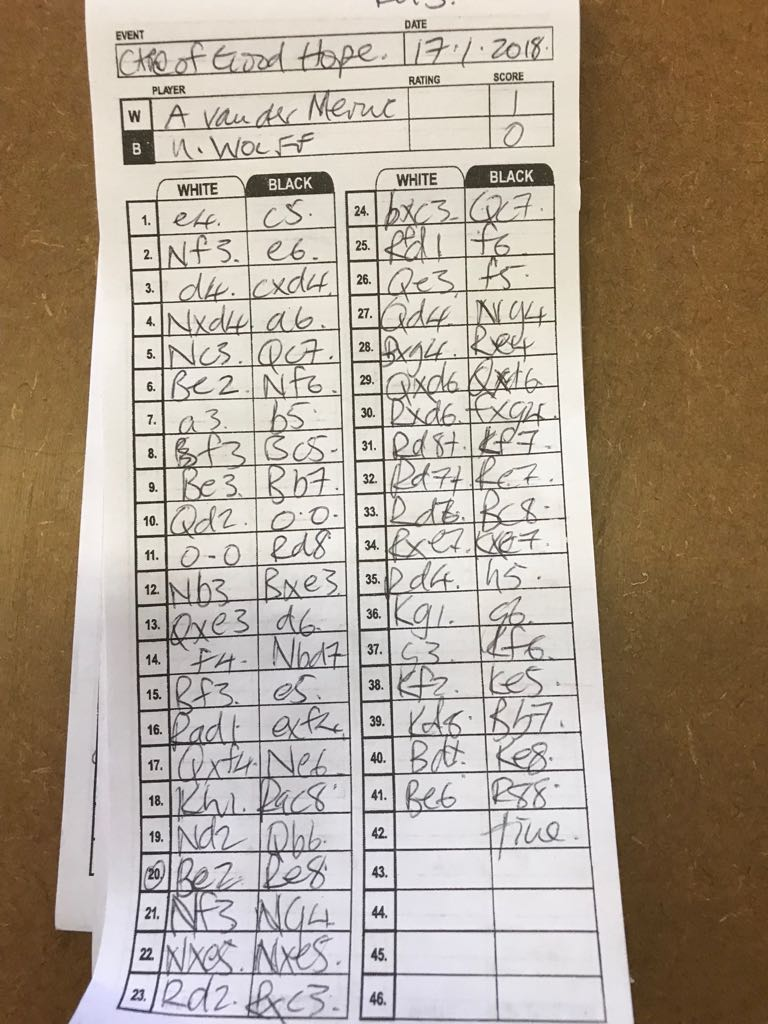
#> input picture images/ExampleC.jpeg, 768 x 1024 px; its folder holds only this picture in this run
$ python -i preprocessing.py   (imports and definitions only)   (older library calls are emulated)
#> lines starting #> are read from the running program, lines starting #| are printed output that depends on the picture; after the words box and inside, x2 and y2 are one past the last pixel; in counts of white or black regions, pixels touching at a corner belong together
# cropImageToTextPortion adapted from http://www.danvk.org/2015/01/07/finding-blocks-of-text-in-an-image-using-python-opencv-and-numpy.html
# All methods and functions that have to do with preprocessing the image
from PIL import Image
from convertPDFtoJpeg import convertImage
import argparse
import os
from pathlib import Path
import cv2
import numpy as nump
from scipy.ndimage.filters import rank_filter


def startImagePreprocessing():
    getImage()
    return


def getImage():
    agp = argparse.ArgumentParser()
    agp.add_argument("-i", "--image", required=True,
                     help="Enter image -i --image where --image is your image")
    argument = vars(agp.parse_args())
    # If it is a pdf document
    if (argument["image"].endswith(".pdf")):
        pdf = argument["image"]
        convertImage(pdf)
        pathname = "images/"
        directory = os.fsencode(pathname)
        for file in os.listdir(directory):
            filename = os.fsdecode(file)
            if filename.endswith(".jpg"):
                png = filename.replace('.jpg', '.png')
                # Crop to the table
                cropPdfToTable("images/" + filename, "images/" + png)
                image = cv2.imread("images/" + png)
                grey_image = greyscaleImage(image)
                image_resize = cv2.resize(
                    grey_image, None, fx=0.25, fy=0.25, interpolation=cv2.INTER_LINEAR)
                cv2.imshow("Grey scale image", image_resize)
                cv2.waitKey(0)

                C_A_image = contrastAdjustImage(grey_image)
                image_resize = cv2.resize(
                    C_A_image, None, fx=0.25, fy=0.25, interpolation=cv2.INTER_LINEAR)
                cv2.imshow("Contrast Adjusted image", image_resize)
                cv2.waitKey(0)

                smoothed_image = smoothingImage(C_A_image)
                image_resize = cv2.resize(
                    smoothed_image, None, fx=0.25, fy=0.25, interpolation=cv2.INTER_LINEAR)
                cv2.imshow("Smoothed Image", image_resize)
                cv2.waitKey(0)

                thresh_image = threshholdImage(smoothed_image)
                image_resize = cv2.resize(
                    thresh_image, None, fx=0.25, fy=0.25, interpolation=cv2.INTER_LINEAR)
                cv2.imshow("Threshold Image", image_resize)
                cv2.waitKey(0)

                sharp_image = sharpenImage(thresh_image)
                image_resize = cv2.resize(
                    sharp_image, None, fx=0.25, fy=0.25, interpolation=cv2.INTER_LINEAR)
                cv2.imshow("Sharpened Image", image_resize)
                cv2.waitKey(0)

                writeImageToDisk(sharp_image, "images/" + png)
                final_skew__image = imageSkewNormalization("images/" + png)
                image_resize = cv2.resize(
                    final_skew__image, None, fx=0.25, fy=0.25, interpolation=cv2.INTER_LINEAR)
                cv2.imshow("Skew Normalized Image", image_resize)
                cv2.waitKey(0)

                writeImageToDisk(final_skew__image, "images/" + png)

                final_image = removePixels("images/" + png)
                image_resize = cv2.resize(
                    final_image, None, fx=0.25, fy=0.25, interpolation=cv2.INTER_LINEAR)
                cv2.imshow("Pixels Removed", image_resize)
                cv2.waitKey(0)

                writeImageToDisk(final_image, "images/" + png)
        return
        # [34 lines of commented-out code are left out]
    else:
        jpg = argument["image"]
        cropImageToTable(jpg)
# [17 lines of commented-out code are left out]


# [16 lines left out: functions sharpenImage, contrastAdjustImage, not called in this run]


def greyscaleImage(image):
    grey_image = cv2.cvtColor(image, cv2.COLOR_BGR2GRAY)
    return grey_image


# [71 lines left out: functions smoothingImage, threshholdImage, writeImageToDisk, imageSkewNormalization, not called in this run]


def scaleImage(image, dimension=2048):

    # Gets the width and height of the image
    width, height = image.size

    # Return if scale is already 1 or smaller
    if max(width, height) <= dimension:
        return 1.0, image
    else:
        # Get scale value and rescale image
        scale = 1.0 * dimension / max(width, height)
        scaled_image = image.resize(
            (int(width * scale), int(height * scale)), Image.ANTIALIAS)
        return scale, scaled_image


def dilateForComponents(edges, val, iterations):
    kernel = nump.zeros((val, val), dtype=nump.uint8)
    kernel[(val - 1) // 2, :] = 1
    dilated_image = cv2.dilate(edges / 255, kernel, iterations=iterations)

    kernel = nump.zeros((val, val), dtype=nump.uint8)
    kernel[:, (val - 1) // 2] = 1
    dilated_image = cv2.dilate(dilated_image, kernel, iterations=iterations)

    return dilated_image


def findComponents(edges):
    # dilate image and return contours of components
    count = 17
    n = 1
    while count > 16:
        n += 1
        dilated_image = dilateForComponents(edges, val=3, iterations=n)
        dilated_image = nump.uint8(dilated_image)
        contours, hierarchy = cv2.findContours(
            dilated_image, cv2.RETR_TREE, cv2.CHAIN_APPROX_SIMPLE)
        count = len(contours)
    return contours


def BoxContoursInfo(contours, edges):
    contour_box = []
    for i in contours:
        x, y, w, h = cv2.boundingRect(i)
        contour_image = nump.zeros(edges.shape)
        cv2.drawContours(contour_image, [i], 0, 255, -1)

        contour_box.append({
            'x1': x,
            'y1': y,
            'x2': x + w - 1,
            'y2': y + h - 1,
            'sum': nump.sum(edges * (contour_image > 0))/255
        })
    return contour_box


def cropArea(image):
    x1, y1, x2, y2 = image
    return max(0, x2 - x1) * max(0, y2 - y1)


def findBestComponentSubset(contours, edges):

    contour_box = BoxContoursInfo(contours, edges)
    contour_box.sort(key=lambda x: -x['sum'])
    total = nump.sum(edges) / 255
    area = edges.shape[0] * edges.shape[1]

    cont = contour_box[0]
    del contour_box[0]
    crop = cont['x1'], cont['y1'], cont['x2'], cont['y2']
    covered_sum = cont['sum']

    while covered_sum < total:
        changed = False
        recall = 1.0 * covered_sum / total
        prec = 1 - 1.0 * cropArea(crop) / area
        f1 = 2 * (prec * recall / (prec + recall))

        for i, c in enumerate(contour_box):
            this_crop = c['x1'], c['y1'], c['x2'], c['y2']
            x11, y11, x21, y21 = crop
            x12, y12, x22, y22 = this_crop
            new_crop = min(x11, x12), min(
                y11, y12), max(x21, x22), max(y21, y22)
            new_sum = covered_sum + c['sum']
            new_recall = 1.0 * new_sum / total
            new_prec = 1 - 1.0 * cropArea(new_crop) / area
            new_f1 = 2 * new_prec * new_recall / (new_prec + new_recall)
            remaining_frac = c['sum'] / (total - covered_sum)
            new_area_frac = 1.0 * cropArea(new_crop) / cropArea(crop) - 1

            if new_f1 > f1 or (remaining_frac > 0.25 and new_area_frac < 0.15):
                crop = new_crop
                covered_sum = new_sum
                del contour_box[i]
                changed = True
                break

        if not changed:
            break

    return crop


def cropInBorder(crop, pad_px, bx1, by1, bx2, by2):
    x1, y1, x2, y2 = crop
    x1 = max(x1 - pad_px, bx1)
    y1 = max(y1 - pad_px, by1)
    x2 = min(x2 + pad_px, bx2)
    y2 = min(y2 + pad_px, by2)
    return crop


def UnionCropped(crop1, crop2):
    x11, y11, x21, y21 = crop1
    x12, y12, x22, y22 = crop2
    return min(x11, x12), min(y11, y12), max(x21, x22), max(y21, y22)


def IntersectCropped(crop1, crop2):
    x11, y11, x21, y21 = crop1
    x12, y12, x22, y22 = crop2
    return max(x11, x12), max(y11, y12), min(x21, x22), min(y21, y22)


def ExpandContour(crop, contours, edges, b_contour, pad_px=15):

    b_x1, b_y1, b_x2, b_y2 = 0, 0, edges.shape[0], edges.shape[1]

    if b_contour is not None and len(b_contour) > 0:
        cont = BoxContoursInfo([b_contour], edges)[0]
        b_x1, b_y1, b_x2, b_y2 = cont['x1'] + \
            5, cont['y1'] + 5, cont['x2'] - 5, cont['y2'] - 5

    crop = cropInBorder(crop, pad_px, b_x1, b_y1, b_x2, b_y2)

    contour_box = BoxContoursInfo(contours, edges)
    changed = False
    for c in contour_box:
        this_crop = c['x1'], c['y1'], c['x2'], c['y2']
        this_area = cropArea(this_crop)
        int_area = cropArea(IntersectCropped(crop, this_crop))
        new_crop = cropArea(UnionCropped(crop, this_crop))
        if 0 < int_area < this_area and crop != new_crop:
            changed = True
            crop = new_crop

    if changed:
        return ExpandContour(crop, contours, edges, b_contour, pad_px)
    else:
        return crop


# [75 lines left out: functions cropPdfToTable, removePixels, not called in this run]


def cropImageToTable(input_path):
#> called with input_path = 'images/ExampleC.jpeg'
    original_image = Image.open(input_path)
#> original_image is the input picture: PIL image 768x1024 RGB; mean R, G, B 173.9, 160.6, 145.7
    scale, image = scaleImage(original_image)
#> scale = 1
    width, height = original_image.size

    modified_image = cv2.imread(input_path)
    grey_image = greyscaleImage(modified_image)

    # create black mask of image widthand height
    mask = nump.zeros(grey_image.shape, nump.uint8)

    kernel = cv2.getStructuringElement(cv2.MORPH_ELLIPSE, (11, 11))

    close = cv2.morphologyEx(grey_image, cv2.MORPH_CLOSE, kernel)
    div = nump.float32(grey_image) / close

    result = nump.uint8(cv2.normalize(div, div, 0, 255, cv2.NORM_MINMAX))

    cv2.imshow("GreyImage", result)
    cv2.waitKey(0)

    # Canny edge detection of image
    edges = cv2.Canny(nump.asarray(result), 100, 200)

    nlabels, labels, stats, centroids = cv2.connectedComponentsWithStats(
        edges, 4, cv2.CV_32S)
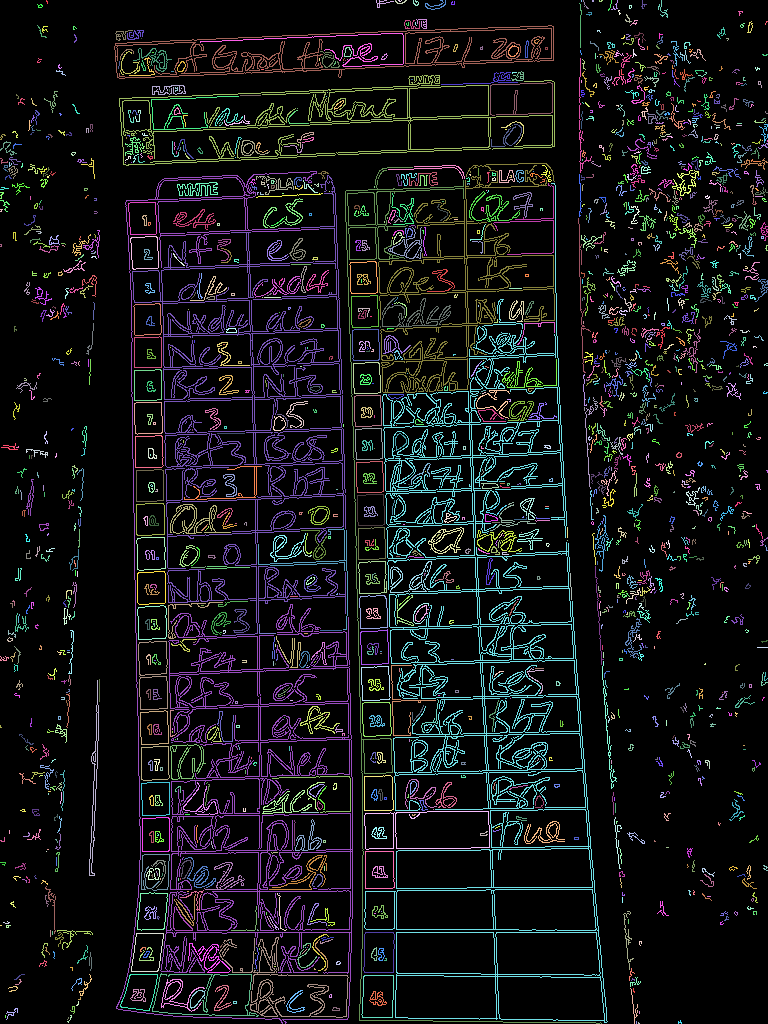
#> labels: shape (1024, 768) int32; 1792 distinct labels, from 0 to 1791; one colour per label, 0 black
#> nlabels = 1792; stats = 1792 rows, first 6: [0, 0, 768, 1024, 687001], [46, 0, 2, 4, 5], [376, 0, 18, 8, 39], [395, 0, 12, 4, 18], [398, 0, 4, 2, 5], [413, 0, 6, 6, 19]; centroids = 1792 pairs, first value 0.25 to 767, second value 0.4 to 1022.7
    sizes = stats[1:, -1]
#> sizes = 1791 values, max 16355 at index 405, min 1 at index 45, mean 55.52
    img2 = nump.zeros(labels.shape, nump.uint8)

    for i in range(0, nlabels - 1):
        if sizes[i] >= 450:
            img2[labels == i + 1] = 255
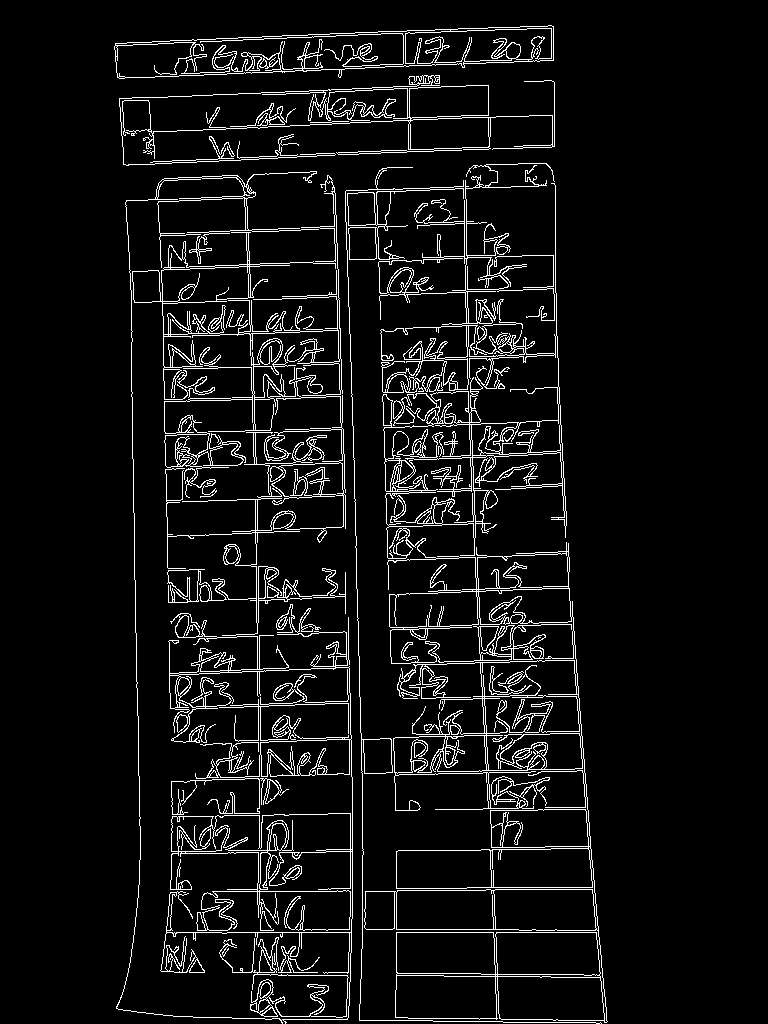
#> img2: shape (1024, 768); 6.5% white in thin lines or dots, all inside (x1, y1, x2, y2) = (114, 25, 608, 1024)

    imgNoPixels = cv2.bitwise_not(img2)

    edges = cv2.adaptiveThreshold(imgNoPixels, 255, 0, 1, 19, 2)
    cv2.imshow("GreyImage", edges)
    cv2.waitKey(0)

    contours, hierarchy = cv2.findContours(
        edges, cv2.RETR_TREE, cv2.CHAIN_APPROX_SIMPLE)
#> contours = 553 contours, 252 with area under 20; largest, box (x1, y1, x2, y2) and area: (364, 183, 608, 1023) 76172, (114, 25, 554, 79) 15430, (132, 175, 346, 636) 13650, (116, 171, 353, 1024) 8384, (115, 29, 468, 74) 7010

    # Find borders of image (if not pdf)
    borders = []
    area = edges.shape[0] * edges.shape[1]
    for i, j in enumerate(contours):
        # x and y is top-left coordinate
        x, y, width, height = cv2.boundingRect(j)
        if width * height > 0.5 * area:
            borders.append((i, x, y, x + width - 1, y + height - 1))
#> this loop made 553 passes
#> (x, y, width, height) on passes 1 to 3: (219, 937, 130, 81), (262, 1007, 16, 10), (259, 1004, 14, 11)
#> after the loop, borders = []

    borders.sort(
        key=lambda i_x1_y1_x2_y2: (i_x1_y1_x2_y2[3] - i_x1_y1_x2_y2[1])*(i_x1_y1_x2_y2[4] - i_x1_y1_x2_y2[2]))

    b_contour = None
    if len(borders):
        b_contour = contours[borders[0][0]]
        contour_image = nump.zeros(edges.shape)
        r = cv2.minAreaRect(b_contour)
        degrees = r[2]
        # Use bounding box if not close to right angle else use rectangle
        if min(degrees % 90, 90 - (degrees % 90)) <= 10.0:
            box = cv2.boxPoints(r)
            box = nump.int0(box)
            cv2.drawContours(contour_image, [box], 0, 255, -1)
            cv2.drawContours(contour_image, [box], 0, 0, 4)
        else:
            x1, y1, x2, y2 = cv2.boundingRect(b_contour)
            cv2.rectangle(contour_image, (x1, y1), (x2, y2), 255, -1)
            cv2.rectangle(contour_image, (x1, y1), (x2, y2), 0, 4)

        edges = nump.minimum(contour_image, edges)

    edges = 255 * (edges > 0).astype(nump.uint8)

    # Remove borders (1px)
    rows = rank_filter(edges, -4, size=(1, 20))
    cols = rank_filter(edges, -4, size=(20, 1))
    edges = nump.minimum(nump.minimum(edges, rows), cols)

    contours = findComponents(edges)
#> the loop in findComponents, `while count > 16:` made 23 passes
#> count on passes 1 to 4: 532, 336, 229, 172
#> after the loop in findComponents, `while count > 16:`:
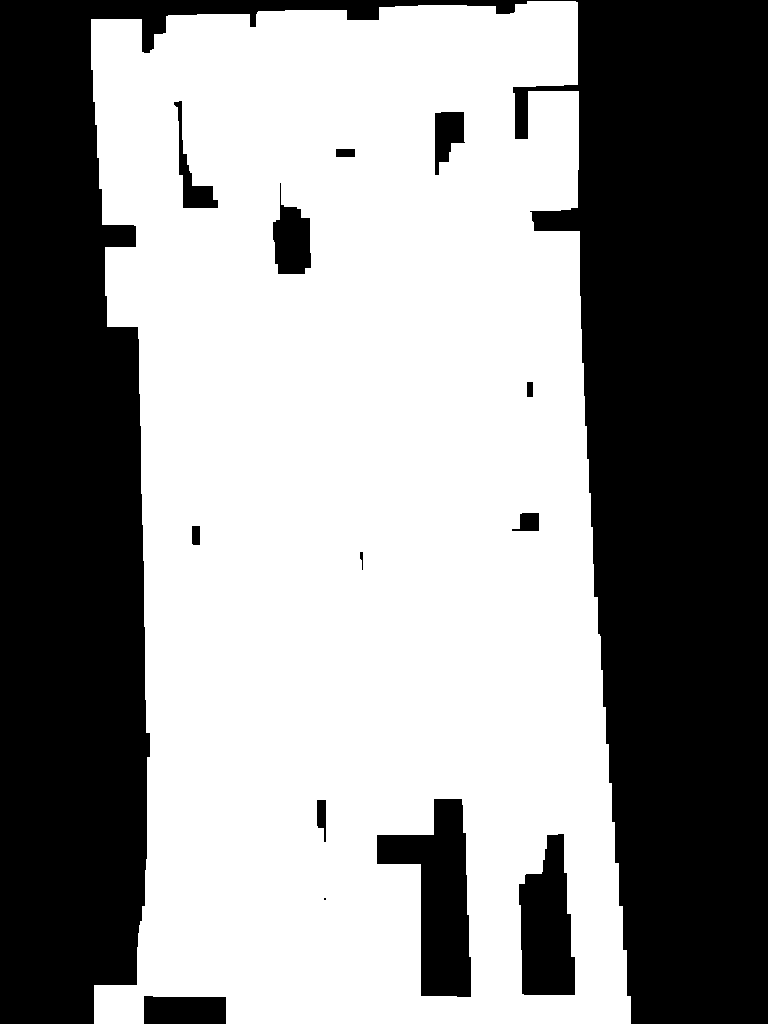
#> dilated_image: shape (1024, 768); values 0 (black) and 1 (white), 56.8% white; 14 black regions (1 under 20 px)
#> after the loop in findComponents, `while count > 16:`: n = 24
#> contours = 13 contours, 1 with area under 20; largest, box (x1, y1, x2, y2) and area: (91, 1, 631, 1024) 467264, (376, 798, 472, 998) 10227, (518, 833, 576, 996) 6958, (272, 182, 312, 275) 2316, (173, 100, 219, 209) 1348

    cropped_image = findBestComponentSubset(contours, edges)
#> the loop in BoxContoursInfo, `for i in contours:` made 13 passes
#> (x, y, w, h) on passes 1 to 4: (91, 1, 540, 1023), (323, 897, 4, 4), (518, 833, 58, 163), (316, 799, 11, 44)
#> after the loop in BoxContoursInfo, `for i in contours:`: contour_box = 13 items
#> in findBestComponentSubset, `total = nump.sum(edges) / 255`: total = 18872
#> in findBestComponentSubset, `area = edges.shape[0] * edges.shape[1]`: area = 786432
#> in findBestComponentSubset, `cont = contour_box[0]`: cont = {'x1': 91, 'y1': 1, 'x2': 630, 'y2': 1023, 'sum': 18872}
#> in findBestComponentSubset, `crop = cont['x1'], cont['y1'], cont['x2'], cont['y2']`: crop = (91, 1, 630, 1023)
#> in findBestComponentSubset, `covered_sum = cont['sum']`: covered_sum = 18872
#> cropped_image = (91, 1, 630, 1023)

    cropped_image = ExpandContour(cropped_image, contours, edges, b_contour)
#> in ExpandContour, `b_x1, b_y1, b_x2, b_y2 = 0, 0, edges.shape[0], edges.shape[1]`: b_x1 = 0; b_x2 = 1024; b_y2 = 768
#> in cropInBorder, `x1, y1, x2, y2 = crop`: x1 = 91; y1 = 1; x2 = 630; y2 = 1023
#> in cropInBorder, `x1 = max(x1 - pad_px, bx1)`: x1 = 76
#> in cropInBorder, `y1 = max(y1 - pad_px, by1)`: y1 = 0
#> in cropInBorder, `x2 = min(x2 + pad_px, bx2)`: x2 = 645
#> in cropInBorder, `y2 = min(y2 + pad_px, by2)`: y2 = 768
#> in ExpandContour, `crop = cropInBorder(crop, pad_px, b_x1, b_y1, b_x2, b_y2)`: crop = (91, 1, 630, 1023)
#> the loop in BoxContoursInfo (call 2), `for i in contours:` made 13 passes
#> in ExpandContour, `contour_box = BoxContoursInfo(contours, edges)`: contour_box = 13 items
#> the loop in ExpandContour, `for c in contour_box:` made 13 passes
#> (c, this_area) on passes 1, 3: ({'x1': 91, 'y1': 1, 'x2': 630, 'y2': 1023, 'sum': 18872}, 550858), ({'x1': 518, 'y1': 833, 'x2': 575, 'y2': 995, 'sum': 0}, 9234)

    cropped_image = [int(i / scale) for i in cropped_image]

    final_image = original_image.crop(cropped_image)
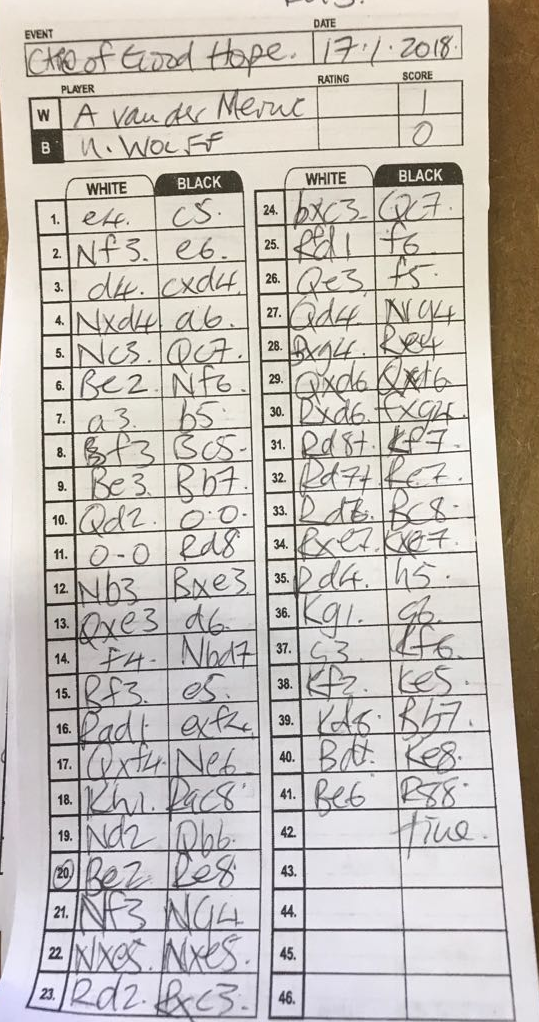
#> final_image: PIL image 539x1022 RGB; mean R, G, B 196.6, 190.7, 184.6
    final_image.save("test.png")

    return

>>> result = getImage()
